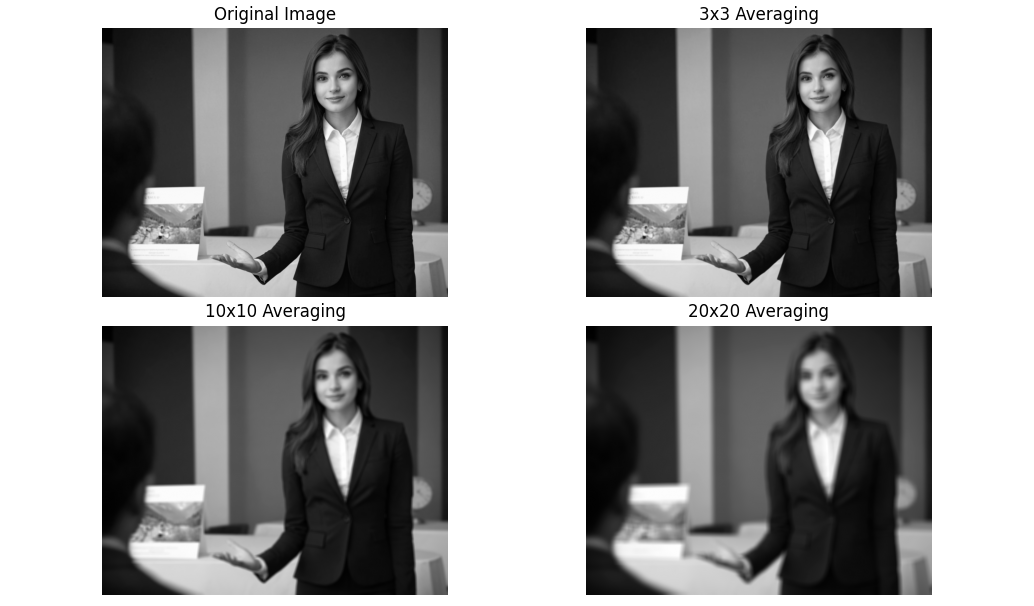

Python code for this plot:
import cv2
import matplotlib.pyplot as plt

def apply_mean_filter(image, kernel_size):

    return cv2.blur(image, (kernel_size, kernel_size))

def main():

    image_path = input("Enter image path: ")
    img = cv2.imread(image_path)
    if img is None:
        print("Image not found.")
        return

    gray_img = cv2.cvtColor(img, cv2.COLOR_BGR2GRAY)

    avg_3 = apply_mean_filter(gray_img, 3)
    avg_10 = apply_mean_filter(gray_img, 10)
    avg_20 = apply_mean_filter(gray_img, 20)

    plt.figure(figsize=(12, 8))

    plt.subplot(2, 2, 1)
    plt.title("Original Image")
    plt.imshow(gray_img, cmap='gray')
    plt.axis('off')

    plt.subplot(2, 2, 2)
    plt.title("3x3 Averaging")
    plt.imshow(avg_3, cmap='gray')
    plt.axis('off')

    plt.subplot(2, 2, 3)
    plt.title("10x10 Averaging")
    plt.imshow(avg_10, cmap='gray')
    plt.axis('off')

    plt.subplot(2, 2, 4)
    plt.title("20x20 Averaging")
    plt.imshow(avg_20, cmap='gray')
    plt.axis('off')

    plt.tight_layout()
    plt.show()

if __name__ == "__main__":
    main()
